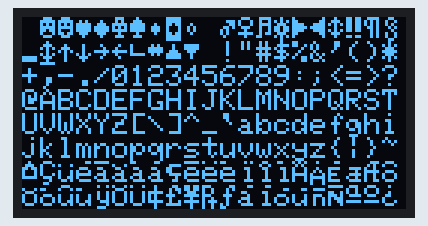
Recording of a sketch running on a simulated Arduino Uno, built with avr-gcc and run on an emulated ATmega328P. Shown: 128×64 one-colour display.

Above: at 0.1 s.

The sketch:

DrawAllChars.ino
```cpp
/**
 * Draws all the characters to the screen
 *
 * Adafruit Gfx Library:
 * https://learn.adafruit.com/adafruit-gfx-graphics-library/overview
 *
 * Adafruit OLED tutorials:
 * https://learn.adafruit.com/monochrome-oled-breakouts
 *
 * By Jon E. Froehlich
 * @jonfroehlich
 * http://makeabilitylab.io
 *
 */

#include <SPI.h>
#include <Wire.h>
#include <Adafruit_GFX.h>
#include <Adafruit_SSD1306.h>

#define SCREEN_WIDTH 128 // OLED display width, in pixels
#define SCREEN_HEIGHT 64 // OLED display height, in pixels

// Declaration for an SSD1306 display connected to I2C (SDA, SCL pins)
#define OLED_RESET     4 // Reset pin # (or -1 if sharing Arduino reset pin)
Adafruit_SSD1306 _display(SCREEN_WIDTH, SCREEN_HEIGHT, &Wire, OLED_RESET);

void setup() {
  Serial.begin(9600);

  // SSD1306_SWITCHCAPVCC = generate display voltage from 3.3V internally
  if(!_display.begin(SSD1306_SWITCHCAPVCC, 0x3D)) { // Address 0x3D for 128x64
    Serial.println(F("SSD1306 allocation failed"));
    for(;;); // Don't proceed, loop forever
  }

  _display.clearDisplay();
  _display.setTextSize(1);      // Normal 1:1 pixel scale
  _display.setTextColor(SSD1306_WHITE); // Draw white text
  _display.setCursor(0, 0);     // Start at top-left corner

  // Set cp437 to true to use full 256 characters. According to the Adafruit_GFX.h docs
  // There was an error in glcdfont.c for the longest time -- one character (#176, the 'light shade' block)
  // was missing -- this threw off the index of every character that followed it. But a TON of code has
  // been written with the erroneous character indices. By default, the library uses the original
  // 'wrong' behavior and old sketches will still work. Pass 'true' to this function to use correct
  // CP437 character values in your code.
  // See: https://github.com/adafruit/Adafruit-GFX-Library/blob/master/Adafruit_GFX.h
  //
  // This is generally *NOT* important but only if we are going to iterate through all chars
  _display.cp437(true);

  // Not all the characters will fit on the display. This is normal.
  // Library will draw what it can and the rest will be clipped.
  // Notice that we are using .write here rather than .print!
  for(int16_t i=0; i<256; i++) {
    if(i == '\n') _display.write(' ');
    else          _display.write(i);
  }

  _display.display(); // show the graphics buffer to screen
}

void loop() {
  // blank
}
```
